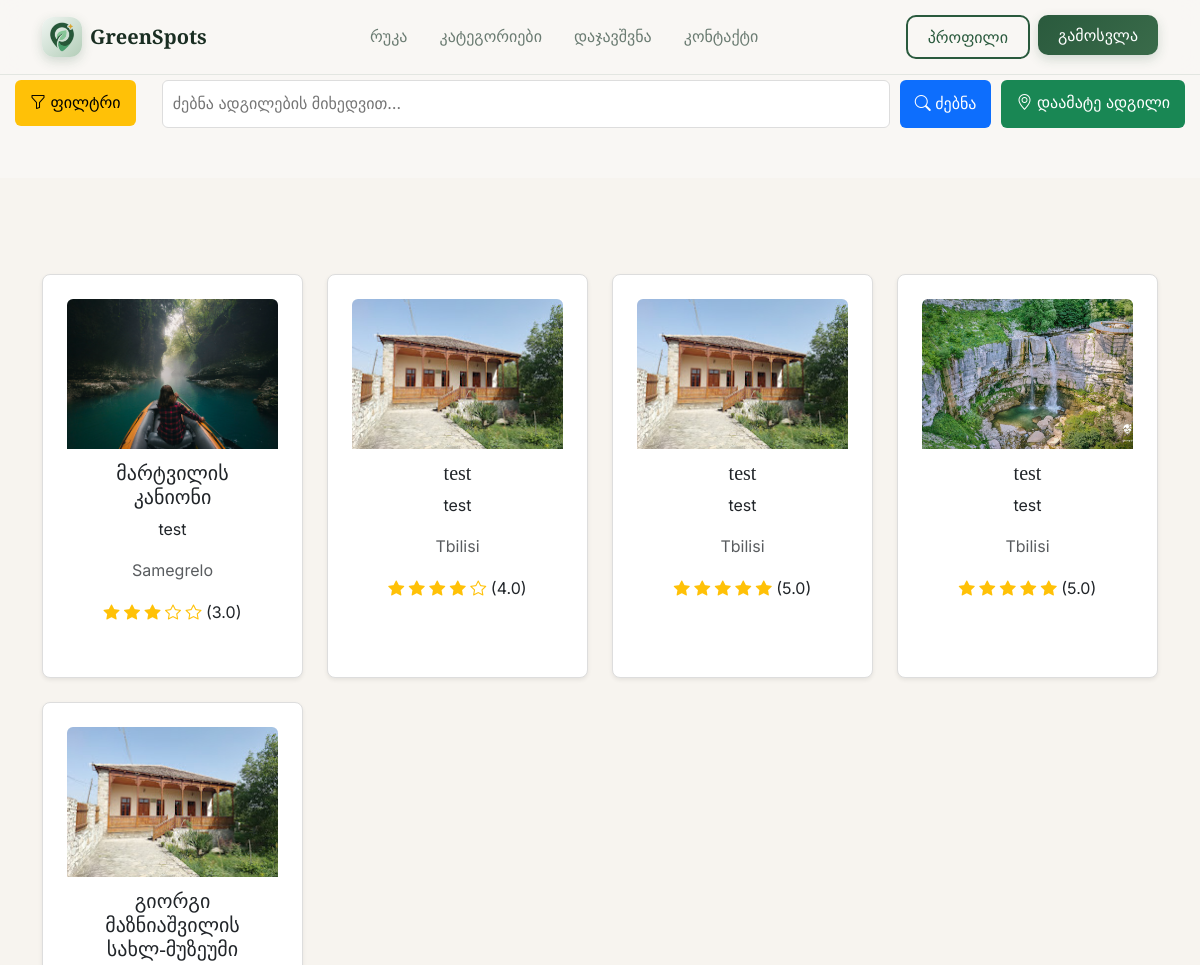
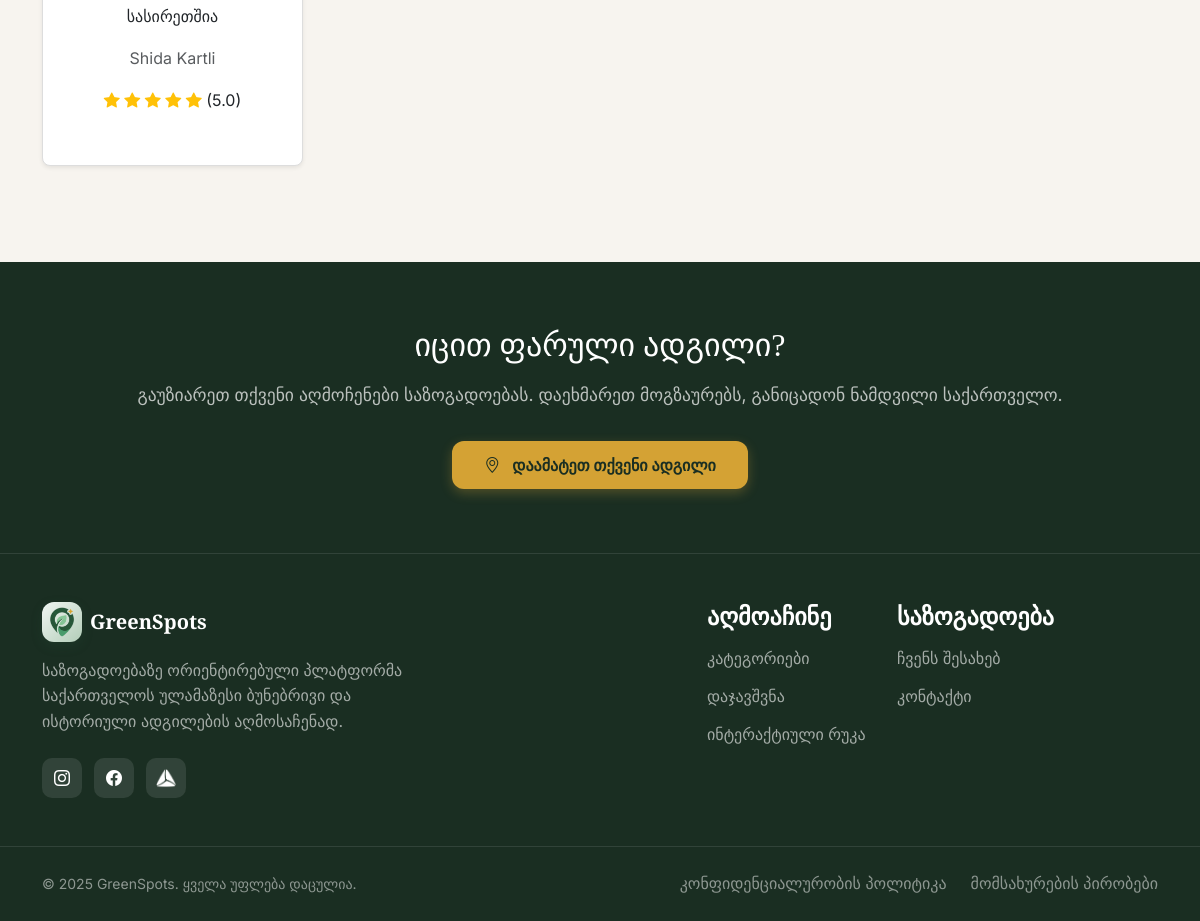
/categories (signed in), run on the app's committed database (2 pictures, top to bottom).
### models.py (models this page shows, shortened)
class Place(db.Model):
    id = db.Column(db.Integer, primary_key=True)
    name = db.Column(db.String(150), nullable=False)
    description = db.Column(db.Text, nullable=False)
    category = db.Column(db.String(50), nullable=False)
    region = db.Column(db.String(50))
    image = db.Column(db.String(200))
    latitude = db.Column(db.Float, nullable=True)
    longitude = db.Column(db.Float, nullable=True)
    rating = db.Column(db.Float)
    ratings = db.relationship('Rating', backref='place', lazy=True)

### app.py (the view)
@app.route("/categories")
@login_required
def categories():
    search_query = request.args.get("q", "").strip()
    selected_category = request.args.get("category", "").strip()
    min_rating = request.args.get("rating", "").strip()
    selected_region = request.args.get("region", "").strip()
    favorites_only = request.args.get("favorites_only", "").strip()
    region_map = {
        "Tbilisi": "თბილისი",
        "Adjara": "აჭარა",
        "Abkhazia": "აფხაზეთი",
        "Samegrelo": "სამეგრელო",
        "Guria": "გურია",
        "Imereti": "იმერეთი",
        "Kakheti": "კახეთი",
        "Racha-Lechkhumi": "რაჭა-ლეჩხუმი",
        "Mtskheta-Mtianeti": "მცხეთა-მთიანეთი",
        "Samtskhe-Javakheti": "სამცხე-ჯავახეთი",
        "Svaneti": "სვანეთი",
        "Shida Kartli": "შიდა ქართლი",
        "Kvemo Kartli": "ქვემო ქართლი"
    }
    places = Place.query.all()
    filtered = []
    for place in places:
        avg = round(sum(r.stars for r in place.ratings)/len(place.ratings), 1) if place.ratings else 0
        place.avg_rating = avg
        if min_rating:
            if avg < float(min_rating):
                continue
        if selected_category and place.category != selected_category:
            continue
        if selected_region and place.region != selected_region:
            continue
        if favorites_only == "on" and place.id not in [p.id for p in current_user.favorites]:
            continue
        if search_query and search_query.lower() not in place.name.lower():
            continue
        filtered.append(place)
    categories_list = [c[0] for c in db.session.query(Place.category).distinct()]
    regions_list = [(code, name) for code, name in region_map.items() if any(p.region == code for p in places)]
    return render_template(
        "categories.html",
        places=filtered,
        categories_list=categories_list,
        regions_list=regions_list,
        selected_category=selected_category,
        min_rating=min_rating,
        selected_region=selected_region,
        favorites_only=favorites_only,
        search_query=search_query
    )

### app.py (called while the page is built)
@login_manager.user_loader
def load_user(user_id):
    return User.query.get(int(user_id))

### templates/categories.html (shortened to what this page needs)
{% extends "base.html" %}
{% block css %}
<link rel="stylesheet" href="{{ url_for('static', filename='css/index.css') }}">
<link rel="stylesheet" href="{{ url_for('static', filename='css/dashboard.css') }}">
<link rel="stylesheet" href="{{ url_for('static', filename='css/categories.css') }}">
{% endblock %}
{% block content %}
<section class="filter-section">
    <div class="filter-container">
        <div class="filter-dropdown">
            <button class="btn-filter" id="filter-toggle">
                <i class="bi bi-funnel"></i> ფილტრი
            </button>
        </div>
        <div class="search-add-wrapper">
            <form class="search-form">
                <input type="text" name="q" class="search-input" placeholder="ძებნა ადგილების მიხედვით…" value="{{ search_query }}">
                <button type="submit" class="btn-search"><i class="bi bi-search"></i> ძებნა</button>
            </form>
            <a href="{{ url_for('add_place') }}" class="btn-add-place">
                <i class="bi bi-geo-alt"></i> დაამატე ადგილი
            </a>
        </div>
    </div>
</section>
<section class="categories-section">
    <div class="container">
        <div class="row g-4">
            {% if places %}
                {% for place in places %}
                    <div class="col-6 col-md-4 col-lg-3">
                        <a href="{{ url_for('place_detail', place_id=place.id) }}" class="text-decoration-none text-dark">
                            <div class="card category-card h-100 shadow-sm">
                                {% if place.image %}
                                    <img src="{{ url_for('static', filename='uploads/' ~ place.image) }}" class="card-img-top" alt="{{ place.name }}">
                                {% else %}
                                    <img src="{{ url_for('static', filename='img/default-place.jpg') }}" class="card-img-top" alt="{{ place.name }}">
                                {% endif %}
                                <div class="card-body text-center">
                                    <h5 class="card-title">{{ place.name }}</h5>
                                    <p class="card-text">{{ place.description[:60] }}{% if place.description|length > 60 %}...{% endif %}</p>
                                    <p class="text-muted">{{ place.region }}</p>
                                    <p class="mb-0">
                                        {% set full_stars = place.avg_rating|int %}
                                        {% set half_star = 1 if (place.avg_rating - full_stars) >= 0.5 else 0 %}
                                        {% set empty_stars = 5 - full_stars - half_star %}
                                        {% for i in range(full_stars) %}
                                            <i class="bi bi-star-fill text-warning"></i>
                                        {% endfor %}
                                        {% for i in range(empty_stars) %}
                                            <i class="bi bi-star text-warning"></i>
                                        {% endfor %}
                                        ({{ '%.1f' % place.avg_rating }})
                                    </p>
                                </div>
                            </div>
                        </a>
                    </div>
                {% endfor %}
            {% else %}
                <div class="col-12 text-center">
                    <p class="text-muted">ცარიელი შედეგი…</p>
                </div>
            {% endif %}
        </div>
    </div>
</section>
{% endblock %}

### static/css/index.css (style rules this page uses)
:root { --forest-50: #f0f5f2; --forest-100: #d9e6de; --forest-200: #b3cdb8; --forest-300: #6b9b7a; --forest-400: #4a7d5a; --forest-500: #3a6b4a; --forest-600: #2a5a3d; --forest-700: #234a33; --forest-800: #1c3a28; --forest-900: #152a1e; --sand-50: #fdfcfa; --sand-100: #f7f4ef; --sand-200: #ede7db; --sand-300: #d9cfbc; --sand-400: #c9a855; --sand-500: #d4a234; --background: #f9f7f4; --foreground: #1a2e22; --muted: #6b7c72; --accent: #d4a234; }
html { scroll-behavior: smooth; }
* { margin: 0; padding: 0; box-sizing: border-box; }
body { font-family: "ALK life", 'Inter', sans-serif; background-color: var(--background); color: var(--foreground); line-height: 1.6; }
h1, h2, h3, h4, h5, h6 { font-family: 'Playfair Display', "ALK life", serif; }
.categories-section { padding: 6rem 0; background: var(--sand-100); }
.category-card { background: white; border-radius: 16px; padding: 1.5rem; text-align: left; box-shadow: 0 4px 20px rgba(42, 90, 61, 0.08); transition: all 0.5s ease; border: none; cursor: pointer; position: relative; overflow: hidden; width: 100%; margin-bottom: 1rem; }
img { max-width: 100%; height: auto; }
body { overflow-x: hidden; }

### static/css/dashboard.css (style rules this page uses)
body { font-family: "ALK life", 'Inter', sans-serif; margin: 0; padding: 0; }
html { scroll-behavior: smooth; }
.card-img-top { width: 100%; height: 200px; object-fit: cover; object-position: center; border-radius: 6px 6px 0 0; }
.card-body { min-height: 120px; padding: 0.75rem; }
.card.h-100 { display: flex; flex-direction: column; }
.card.h-100 .card-body { flex-grow: 1; }

### static/css/categories.css (style rules this page uses)
* { text-decoration: none !important; }
.filter-section { margin-top: 60px; margin-bottom: 30px; text-align: center; }
.filter-container { display: flex; flex-wrap: wrap; justify-content: space-between; align-items: flex-start; gap: 15px; max-width: 1200px; margin: 0 auto; padding: 20px 15px; }
.btn-filter { background-color: #ffc107; color: #000; border: none; padding: 10px 15px; font-size: 16px; border-radius: 6px; cursor: pointer; position: relative; z-index: 1; }
.search-add-wrapper { display: flex; gap: 10px; flex-wrap: wrap; align-items: top !important; }
.search-form { display: flex; gap: 10px; flex: 1; }
.search-input { flex: 1; padding: 10px; font-size: 16px; border-radius: 6px; border: 1px solid #ddd; width: 728px; }
.btn-search { background-color: #0d6efd; color: #fff; border: none; padding: 10px 15px; border-radius: 6px; cursor: pointer; }
.btn-add-place { background-color: #198754; color: #fff; border: none; padding: 10px 15px; border-radius: 6px; cursor: pointer; }
.category-card { cursor: pointer; transition: transform 0.2s; border-radius: 8px; border: 1px solid #ddd; }
.card-img-top { height: 150px; object-fit: cover; border-radius: 6px 6px 0 0; }

### data on the page
Place: image (picture), name "მარტვილის კანიონი", description "test", region "Samegrelo", avg_rating "3.0"
Place: image+name (picture), name "test", description "test", region "Tbilisi", avg_rating "4.0"
Place: image+name (picture), name "test", description "test", region "Tbilisi", avg_rating "5.0"
Place: image+name (picture), name "test", description "test", region "Tbilisi", avg_rating "5.0"
Place: image (picture), name "გიორგი მაზნიაშვილის სახლ-მუზეუმი", description "სასირეთშია", region "Shida Kartli", avg_rating "5.0"
